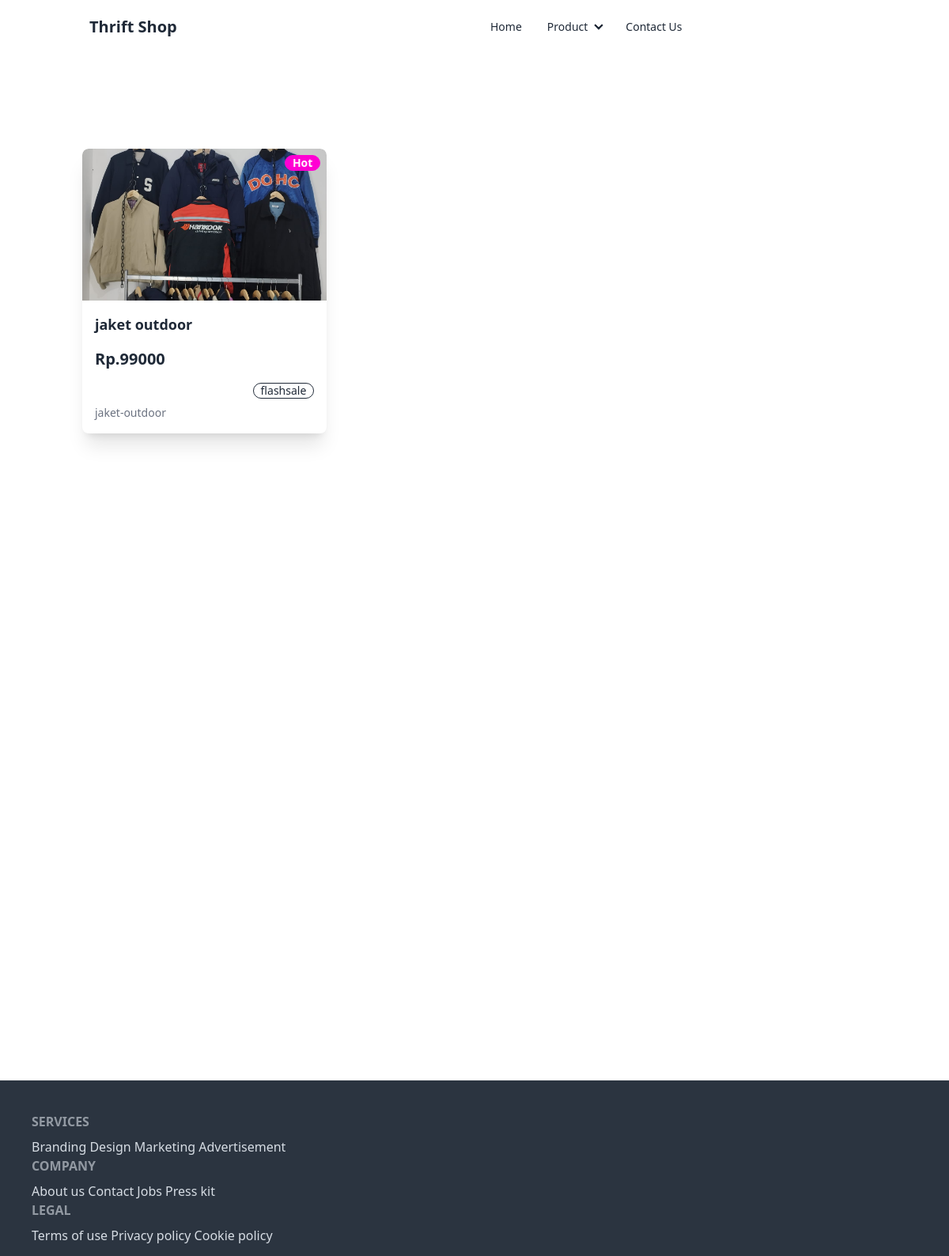
The page /olshopthrift/kategori/flashsale/ on the database its author committed.
### olshopthrift/models.py (models this page shows, shortened)
class Product(models.Model):
    judul = models.CharField(max_length=255)
    description = models.TextField()
    kategori = models.ForeignKey(Kategori,on_delete=models.CASCADE)
    slug_prdt = models.SlugField(editable=False,blank=True)
    created_at = models.DateTimeField(auto_now_add=True)
    upddated_at = models.DateTimeField(auto_now=True)
    harga = models.IntegerField(default=0)
    images = models.ImageField(blank=True,default='default.png')
    is_hot = models.BooleanField(default=False)

class Kategori(models.Model):
    nama = models.CharField(max_length=255)
    slug_kat = models.SlugField(editable=False,blank=True)

### olshopthrift/views.py (the view)
# urls.py: path("kategori/<slug:kategoriInput>/",kategori,name="kategori")
def kategori(request,kategoriInput):
    temp = Product.objects.filter(kategori__nama=kategoriInput)
    category = Product.objects.values("kategori__nama").distinct()
    return render(request,"olshopthrift/index.html",context={
        "judul" : " product",
        "heading" : "page ",
        "allproduct" : temp,
        "categories" : category,
    })

### olshopthrift/templates/olshopthrift/index.html (shortened to what this page needs)
{% extends "base.html" %}
{% block content %}
<div class="container mx-auto px-4 py-6">
    <div class="flex flex-wrap -m-4">
        {% for product in allproduct %}
        <a href="{% url 'olshopthrift:detail' product.slug_prdt %}" class="w-full sm:w-1/2 lg:w-1/3 xl:w-1/4 p-4">
            <div class="card bg-base-100 shadow-xl rounded-lg overflow-hidden">
                <figure>
                    <img
                        src="{{product.images.url}}"
                        alt="{{product.judul}}"
                        class="w-full h-48 object-cover" />
                </figure>
                <div class="card-body p-4">
                    <h2 class="card-title text-lg font-semibold mb-2">
                        {{product.judul|truncatewords:3}}
                        {% if product.is_hot %}
                        <div class="badge badge-secondary absolute top-2 right-2">Hot</div>
                        {% endif %}
                    </h2>
                    <p class="text-xl font-bold mb-2">Rp.{{product.harga}}</p>
                    <div class="card-actions flex justify-end">
                        <div class="badge badge-outline">{{product.kategori.nama}}</div>
                    </div>
                    <p class="text-sm text-gray-500">{{product.slug_prdt}}</p>
                </div>
            </div>
        </a>
        {% endfor %}
    </div>
</div>
{% endblock content %}

### rows shown on the page
Product: images (picture), judul "jaket outdoor", is_hot "Hot", harga "99000", kategori.nama "flashsale", slug_prdt "jaket-outdoor"
